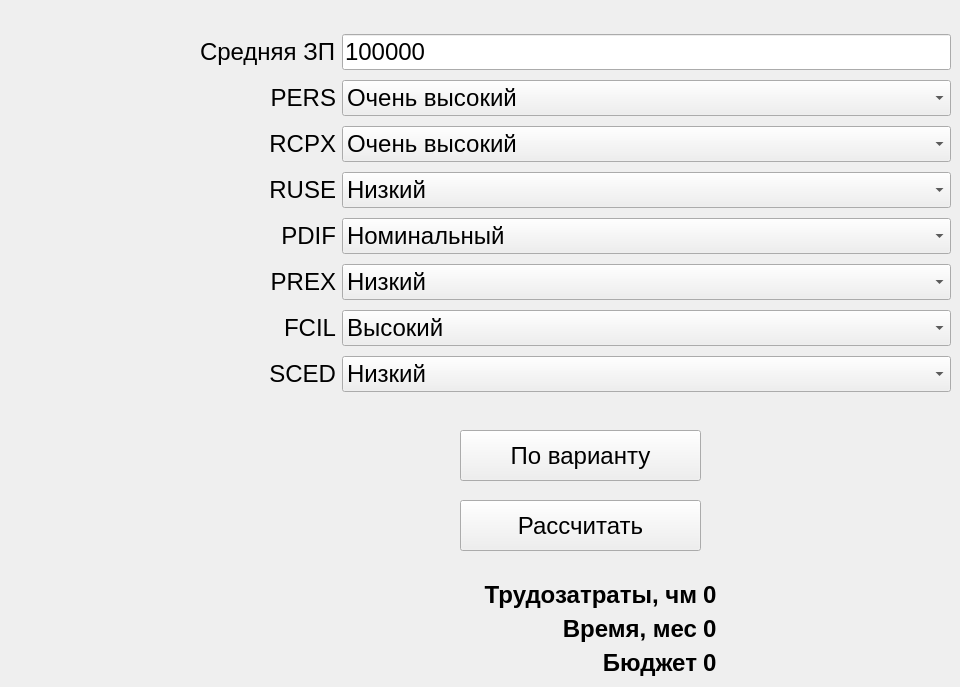
      <widget class="QWidget" name="tab">
       <attribute name="title">
        <string>Модель ранней разработки архитектуры</string>
       </attribute>
       <widget class="QWidget" name="layoutWidget">
        <property name="geometry">
         <rect>
          <x>200</x>
          <y>30</y>
          <width>751</width>
          <height>374</height>
         </rect>
        </property>
        <layout class="QGridLayout" name="gridLayout_9">
         <item row="2" column="0">
          <widget class="QLabel" name="label_76">
           <property name="font">
            <font>
             <family>Ubuntu</family>
             <pointsize>18</pointsize>
            </font>
           </property>
           <property name="text">
            <string>RCPX</string>
           </property>
           <property name="alignment">
            <set>Qt::AlignRight|Qt::AlignTrailing|Qt::AlignVCenter</set>
           </property>
          </widget>
         </item>
         <item row="6" column="1">
          <widget class="QComboBox" name="archComboBox_13">
           <property name="font">
            <font>
             <family>Ubuntu</family>
             <pointsize>18</pointsize>
            </font>
           </property>
           <property name="currentIndex">
            <number>3</number>
           </property>
           <item>
            <property name="text">
             <string>Очень низкий</string>
            </property>
           </item>
           <item>
            <property name="text">
             <string>Низкий</string>
            </property>
           </item>
           <item>
            <property name="text">
             <string>Номинальный</string>
            </property>
           </item>
           <item>
            <property name="text">
             <string>Высокий</string>
            </property>
           </item>
           <item>
            <property name="text">
             <string>Очень высокий</string>
            </property>
           </item>
           <item>
            <property name="text">
             <string>Сверхвысокий</string>
            </property>
           </item>
          </widget>
         </item>
         <item row="1" column="0">
          <widget class="QLabel" name="label_66">
           <property name="font">
            <font>
             <family>Ubuntu</family>
             <pointsize>18</pointsize>
            </font>
           </property>
           <property name="text">
            <string>PERS</string>
           </property>
           <property name="alignment">
            <set>Qt::AlignRight|Qt::AlignTrailing|Qt::AlignVCenter</set>
           </property>
          </widget>
         </item>
         <item row="4" column="1">
          <widget class="QComboBox" name="archComboBox_11">
           <property name="font">
            <font>
             <family>Ubuntu</family>
             <pointsize>18</pointsize>
            </font>
           </property>
           <property name="currentIndex">
            <number>1</number>
           </property>
           <item>
            <property name="text">
             <string>Низкий</string>
            </property>
           </item>
           <item>
            <property name="text">
             <string>Номинальный</string>
            </property>
           </item>
           <item>
            <property name="text">
             <string>Высокий</string>
            </property>
           </item>
           <item>
            <property name="text">
             <string>Очень высокий</string>
            </property>
           </item>
           <item>
            <property name="text">
             <string>Сверхвысокий</string>
            </property>
           </item>
          </widget>
         </item>
         <item row="2" column="1">
          <widget class="QComboBox" name="archComboBox_9">
           <property name="font">
            <font>
             <family>Ubuntu</family>
             <pointsize>18</pointsize>
            </font>
           </property>
           <property name="currentIndex">
            <number>4</number>
           </property>
           <item>
            <property name="text">
             <string>Очень низкий</string>
            </property>
           </item>
           <item>
            <property name="text">
             <string>Низкий</string>
            </property>
           </item>
           <item>
            <property name="text">
             <string>Номинальный</string>
            </property>
           </item>
           <item>
            <property name="text">
             <string>Высокий</string>
            </property>
           </item>
           <item>
            <property name="text">
             <string>Очень высокий</string>
            </property>
           </item>
           <item>
            <property name="text">
             <string>Сверхвысокий</string>
            </property>
           </item>
          </widget>
         </item>
         <item row="0" column="0">
          <widget class="QLabel" name="label_82">
           <property name="font">
            <font>
             <family>Ubuntu</family>
             <pointsize>18</pointsize>
            </font>
           </property>
           <property name="text">
            <string>Средняя ЗП</string>
           </property>
          </widget>
         </item>
         <item row="3" column="1">
          <widget class="QComboBox" name="archComboBox_10">
           <property name="font">
            <font>
             <family>Ubuntu</family>
             <pointsize>18</pointsize>
            </font>
           </property>
           <property name="currentIndex">
            <number>0</number>
           </property>
           <item>
            <property name="text">
             <string>Низкий</string>
            </property>
           </item>
           <item>
            <property name="text">
             <string>Номинальный</string>
            </property>
           </item>
           <item>
            <property name="text">
             <string>Высокий</string>
            </property>
           </item>
           <item>
            <property name="text">
             <string>Очень высокий</string>
            </property>
           </item>
           <item>
            <property name="text">
             <string>Сверхвысокий</string>
            </property>
           </item>
          </widget>
         </item>
         <item row="6" column="0">
          <widget class="QLabel" name="label_80">
           <property name="font">
            <font>
             <family>Ubuntu</family>
             <pointsize>18</pointsize>
            </font>
           </property>
           <property name="text">
            <string>FCIL</string>
           </property>
           <property name="alignment">
            <set>Qt::AlignRight|Qt::AlignTrailing|Qt::AlignVCenter</set>
           </property>
          </widget>
         </item>
         <item row="3" column="0">
          <widget class="QLabel" name="label_77">
           <property name="font">
            <font>
             <family>Ubuntu</family>
             <pointsize>18</pointsize>
            </font>
           </property>
           <property name="text">
            <string>RUSE</string>
           </property>
           <property name="alignment">
            <set>Qt::AlignRight|Qt::AlignTrailing|Qt::AlignVCenter</set>
           </property>
          </widget>
         </item>
         <item row="4" column="0">
          <widget class="QLabel" name="label_78">
           <property name="font">
            <font>
             <family>Ubuntu</family>
             <pointsize>18</pointsize>
            </font>
           </property>
           <property name="text">
            <string>PDIF</string>
           </property>
           <property name="alignment">
            <set>Qt::AlignRight|Qt::AlignTrailing|Qt::AlignVCenter</set>
           </property>
          </widget>
         </item>
         <item row="5" column="0">
          <widget class="QLabel" name="label_79">
           <property name="font">
            <font>
             <family>Ubuntu</family>
             <pointsize>18</pointsize>
            </font>
           </property>
           <property name="text">
            <string>PREX</string>
           </property>
           <property name="alignment">
            <set>Qt::AlignRight|Qt::AlignTrailing|Qt::AlignVCenter</set>
           </property>
          </widget>
         </item>
         <item row="5" column="1">
          <widget class="QComboBox" name="archComboBox_12">
           <property name="font">
            <font>
             <family>Ubuntu</family>
             <pointsize>18</pointsize>
            </font>
           </property>
           <property name="currentIndex">
            <number>1</number>
           </property>
           <item>
            <property name="text">
             <string>Очень низкий</string>
            </property>
           </item>
           <item>
            <property name="text">
             <string>Низкий</string>
            </property>
           </item>
           <item>
            <property name="text">
             <string>Номинальный</string>
            </property>
           </item>
           <item>
            <property name="text">
             <string>Высокий</string>
            </property>
           </item>
           <item>
            <property name="text">
             <string>Очень высокий</string>
            </property>
           </item>
           <item>
            <property name="text">
             <string>Сверхвысокий</string>
            </property>
           </item>
          </widget>
         </item>
         <item row="1" column="1">
          <widget class="QComboBox" name="archComboBox_8">
           <property name="font">
            <font>
             <family>Ubuntu</family>
             <pointsize>18</pointsize>
            </font>
           </property>
           <property name="currentIndex">
            <number>4</number>
           </property>
           <item>
            <property name="text">
             <string>Очень низкий</string>
            </property>
           </item>
           <item>
            <property name="text">
             <string>Низкий</string>
            </property>
           </item>
           <item>
            <property name="text">
             <string>Номинальный</string>
            </property>
           </item>
           <item>
            <property name="text">
             <string>Высокий</string>
            </property>
           </item>
           <item>
            <property name="text">
             <string>Очень высокий</string>
            </property>
           </item>
           <item>
            <property name="text">
             <string>Сверхвысокий</string>
            </property>
           </item>
          </widget>
         </item>
         <item row="7" column="0">
          <widget class="QLabel" name="label_81">
           <property name="font">
            <font>
             <family>Ubuntu</family>
             <pointsize>18</pointsize>
            </font>
           </property>
           <property name="text">
            <string>SCED</string>
           </property>
           <property name="alignment">
            <set>Qt::AlignRight|Qt::AlignTrailing|Qt::AlignVCenter</set>
           </property>
          </widget>
         </item>
         <item row="0" column="1">
          <widget class="QLineEdit" name="avgSalaryEdit_2">
           <property name="font">
            <font>
             <family>Ubuntu</family>
             <pointsize>18</pointsize>
            </font>
           </property>
           <property name="text">
            <string>100000</string>
           </property>
          </widget>
         </item>
         <item row="7" column="1">
          <widget class="QComboBox" name="archComboBox_14">
           <property name="font">
            <font>
             <family>Ubuntu</family>
             <pointsize>18</pointsize>
            </font>
           </property>
           <property name="currentIndex">
            <number>1</number>
           </property>
           <item>
            <property name="text">
             <string>Очень низкий</string>
            </property>
           </item>
           <item>
            <property name="text">
             <string>Низкий</string>
            </property>
           </item>
           <item>
            <property name="text">
             <string>Номинальный</string>
            </property>
           </item>
           <item>
            <property name="text">
             <string>Высокий</string>
            </property>
           </item>
           <item>
            <property name="text">
             <string>Очень высокий</string>
            </property>
           </item>
          </widget>
         </item>
        </layout>
       </widget>
       <widget class="QWidget" name="layoutWidget">
        <property name="geometry">
         <rect>
          <x>200</x>
          <y>580</y>
          <width>751</width>
          <height>98</height>
         </rect>
        </property>
        <layout class="QGridLayout" name="gridLayout_10">
         <item row="0" column="0" colspan="2">
          <widget class="QLabel" name="label_68">
           <property name="font">
            <font>
             <family>Ubuntu</family>
             <pointsize>18</pointsize>
             <weight>75</weight>
             <bold>true</bold>
            </font>
           </property>
           <property name="text">
            <string>Трудозатраты, чм</string>
           </property>
           <property name="alignment">
            <set>Qt::AlignRight|Qt::AlignTrailing|Qt::AlignVCenter</set>
           </property>
          </widget>
         </item>
         <item row="0" column="2">
          <widget class="QLabel" name="archLabLabel">
           <property name="font">
            <font>
             <family>Ubuntu</family>
             <pointsize>18</pointsize>
             <weight>75</weight>
             <bold>true</bold>
            </font>
           </property>
           <property name="text">
            <string>0</string>
           </property>
          </widget>
         </item>
         <item row="1" column="2">
          <widget class="QLabel" name="archTimeLabel">
           <property name="font">
            <font>
             <family>Ubuntu</family>
             <pointsize>18</pointsize>
             <weight>75</weight>
             <bold>true</bold>
            </font>
           </property>
           <property name="text">
            <string>0</string>
           </property>
          </widget>
         </item>
         <item row="2" column="2">
          <widget class="QLabel" name="archBudgetLabel">
           <property name="font">
            <font>
             <family>Ubuntu</family>
             <pointsize>18</pointsize>
            </font>
           </property>
           <property name="text">
            <string>&lt;html&gt;&lt;head/&gt;&lt;body&gt;&lt;p&gt;&lt;span style=&quot; font-weight:600;&quot;&gt;0&lt;/span&gt;&lt;/p&gt;&lt;/body&gt;&lt;/html&gt;</string>
           </property>
          </widget>
         </item>
         <item row="1" column="0" colspan="2">
          <widget class="QLabel" name="label_69">
           <property name="font">
            <font>
             <family>Ubuntu</family>
             <pointsize>18</pointsize>
             <weight>75</weight>
             <bold>true</bold>
            </font>
           </property>
           <property name="text">
            <string>Время, мес</string>
           </property>
           <property name="alignment">
            <set>Qt::AlignRight|Qt::AlignTrailing|Qt::AlignVCenter</set>
           </property>
          </widget>
         </item>
         <item row="2" column="0" colspan="2">
          <widget class="QLabel" name="label_73">
           <property name="font">
            <font>
             <family>Ubuntu</family>
             <pointsize>18</pointsize>
            </font>
           </property>
           <property name="layoutDirection">
            <enum>Qt::LeftToRight</enum>
           </property>
           <property name="text">
            <string>&lt;html&gt;&lt;head/&gt;&lt;body&gt;&lt;p&gt;&lt;span style=&quot; font-weight:600;&quot;&gt;Бюджет&lt;/span&gt;&lt;/p&gt;&lt;/body&gt;&lt;/html&gt;</string>
           </property>
           <property name="alignment">
            <set>Qt::AlignRight|Qt::AlignTrailing|Qt::AlignVCenter</set>
           </property>
          </widget>
         </item>
        </layout>
       </widget>
       <widget class="QPushButton" name="archCalculateButton_2">
        <property name="geometry">
         <rect>
          <x>460</x>
          <y>500</y>
          <width>241</width>
          <height>51</height>
         </rect>
        </property>
        <property name="font">
         <font>
          <family>Ubuntu</family>
          <pointsize>18</pointsize>
         </font>
        </property>
        <property name="text">
         <string>Рассчитать</string>
        </property>
       </widget>
       <widget class="QPushButton" name="archCalculateButton_3">
        <property name="geometry">
         <rect>
          <x>460</x>
          <y>430</y>
          <width>241</width>
          <height>51</height>
         </rect>
        </property>
        <property name="font">
         <font>
          <family>Ubuntu</family>
          <pointsize>18</pointsize>
         </font>
        </property>
        <property name="text">
         <string>По варианту</string>
        </property>
       </widget>
      </widget>
